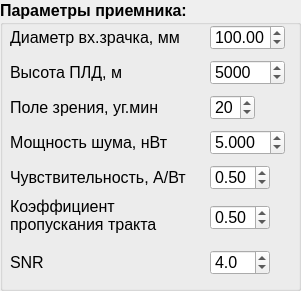
   <widget class="QGroupBox" name="groupBox_pld">
    <property name="geometry">
     <rect>
      <x>10</x>
      <y>210</y>
      <width>301</width>
      <height>291</height>
     </rect>
    </property>
    <property name="font">
     <font>
      <pointsize>12</pointsize>
      <weight>75</weight>
      <italic>false</italic>
      <bold>true</bold>
     </font>
    </property>
    <property name="title">
     <string>Параметры приемника:</string>
    </property>
    <widget class="QLabel" name="label_D_pld">
     <property name="geometry">
      <rect>
       <x>10</x>
       <y>25</y>
       <width>181</width>
       <height>25</height>
      </rect>
     </property>
     <property name="font">
      <font>
       <weight>50</weight>
       <bold>false</bold>
      </font>
     </property>
     <property name="text">
      <string>Диаметр вх.зрачка, мм</string>
     </property>
    </widget>
    <widget class="QDoubleSpinBox" name="doubleSpinBox">
     <property name="geometry">
      <rect>
       <x>210</x>
       <y>25</y>
       <width>75</width>
       <height>25</height>
      </rect>
     </property>
     <property name="font">
      <font>
       <weight>50</weight>
       <bold>false</bold>
      </font>
     </property>
     <property name="minimum">
      <double>0.010000000000000</double>
     </property>
     <property name="maximum">
      <double>999.990000000000009</double>
     </property>
     <property name="value">
      <double>100.000000000000000</double>
     </property>
    </widget>
    <widget class="QLabel" name="label_height_pld">
     <property name="geometry">
      <rect>
       <x>10</x>
       <y>60</y>
       <width>120</width>
       <height>25</height>
      </rect>
     </property>
     <property name="font">
      <font>
       <weight>50</weight>
       <bold>false</bold>
      </font>
     </property>
     <property name="text">
      <string>Высота ПЛД, м</string>
     </property>
    </widget>
    <widget class="QSpinBox" name="spinBox_height_pld">
     <property name="geometry">
      <rect>
       <x>210</x>
       <y>60</y>
       <width>75</width>
       <height>25</height>
      </rect>
     </property>
     <property name="sizePolicy">
      <sizepolicy hsizetype="Maximum" vsizetype="Fixed">
       <horstretch>0</horstretch>
       <verstretch>0</verstretch>
      </sizepolicy>
     </property>
     <property name="font">
      <font>
       <weight>50</weight>
       <bold>false</bold>
      </font>
     </property>
     <property name="layoutDirection">
      <enum>Qt::LeftToRight</enum>
     </property>
     <property name="autoFillBackground">
      <bool>false</bool>
     </property>
     <property name="alignment">
      <set>Qt::AlignLeading|Qt::AlignLeft|Qt::AlignVCenter</set>
     </property>
     <property name="buttonSymbols">
      <enum>QAbstractSpinBox::UpDownArrows</enum>
     </property>
     <property name="specialValueText">
      <string/>
     </property>
     <property name="maximum">
      <number>90000</number>
     </property>
     <property name="singleStep">
      <number>100</number>
     </property>
     <property name="value">
      <number>5000</number>
     </property>
     <property name="displayIntegerBase">
      <number>10</number>
     </property>
    </widget>
    <widget class="QLabel" name="label_fi_lpd">
     <property name="geometry">
      <rect>
       <x>10</x>
       <y>95</y>
       <width>171</width>
       <height>25</height>
      </rect>
     </property>
     <property name="sizePolicy">
      <sizepolicy hsizetype="Fixed" vsizetype="Fixed">
       <horstretch>0</horstretch>
       <verstretch>0</verstretch>
      </sizepolicy>
     </property>
     <property name="baseSize">
      <size>
       <width>0</width>
       <height>0</height>
      </size>
     </property>
     <property name="font">
      <font>
       <weight>50</weight>
       <bold>false</bold>
      </font>
     </property>
     <property name="text">
      <string>Поле зрения, уг.мин</string>
     </property>
     <property name="wordWrap">
      <bool>true</bool>
     </property>
    </widget>
    <widget class="QSpinBox" name="spinBox_fi_pld">
     <property name="geometry">
      <rect>
       <x>210</x>
       <y>95</y>
       <width>45</width>
       <height>25</height>
      </rect>
     </property>
     <property name="sizePolicy">
      <sizepolicy hsizetype="Maximum" vsizetype="Fixed">
       <horstretch>0</horstretch>
       <verstretch>0</verstretch>
      </sizepolicy>
     </property>
     <property name="font">
      <font>
       <weight>50</weight>
       <bold>false</bold>
      </font>
     </property>
     <property name="layoutDirection">
      <enum>Qt::LeftToRight</enum>
     </property>
     <property name="autoFillBackground">
      <bool>false</bool>
     </property>
     <property name="alignment">
      <set>Qt::AlignLeading|Qt::AlignLeft|Qt::AlignVCenter</set>
     </property>
     <property name="buttonSymbols">
      <enum>QAbstractSpinBox::UpDownArrows</enum>
     </property>
     <property name="specialValueText">
      <string/>
     </property>
     <property name="minimum">
      <number>1</number>
     </property>
     <property name="maximum">
      <number>90</number>
     </property>
     <property name="singleStep">
      <number>1</number>
     </property>
     <property name="value">
      <number>20</number>
     </property>
     <property name="displayIntegerBase">
      <number>10</number>
     </property>
    </widget>
    <widget class="QLabel" name="label_Pdark_pld">
     <property name="geometry">
      <rect>
       <x>10</x>
       <y>130</y>
       <width>171</width>
       <height>25</height>
      </rect>
     </property>
     <property name="sizePolicy">
      <sizepolicy hsizetype="Fixed" vsizetype="Fixed">
       <horstretch>0</horstretch>
       <verstretch>0</verstretch>
      </sizepolicy>
     </property>
     <property name="baseSize">
      <size>
       <width>0</width>
       <height>0</height>
      </size>
     </property>
     <property name="font">
      <font>
       <weight>50</weight>
       <bold>false</bold>
      </font>
     </property>
     <property name="text">
      <string>Мощность шума, нВт</string>
     </property>
     <property name="wordWrap">
      <bool>true</bool>
     </property>
    </widget>
    <widget class="QDoubleSpinBox" name="doubleSpinBox_Pdark_pld">
     <property name="geometry">
      <rect>
       <x>210</x>
       <y>130</y>
       <width>75</width>
       <height>25</height>
      </rect>
     </property>
     <property name="sizePolicy">
      <sizepolicy hsizetype="Fixed" vsizetype="Fixed">
       <horstretch>0</horstretch>
       <verstretch>0</verstretch>
      </sizepolicy>
     </property>
     <property name="font">
      <font>
       <weight>50</weight>
       <bold>false</bold>
      </font>
     </property>
     <property name="decimals">
      <number>3</number>
     </property>
     <property name="minimum">
      <double>0.001000000000000</double>
     </property>
     <property name="maximum">
      <double>10000.000000000000000</double>
     </property>
     <property name="singleStep">
      <double>1.000000000000000</double>
     </property>
     <property name="value">
      <double>5.000000000000000</double>
     </property>
    </widget>
    <widget class="QLabel" name="label_S_pld">
     <property name="geometry">
      <rect>
       <x>10</x>
       <y>165</y>
       <width>181</width>
       <height>25</height>
      </rect>
     </property>
     <property name="sizePolicy">
      <sizepolicy hsizetype="Fixed" vsizetype="Fixed">
       <horstretch>0</horstretch>
       <verstretch>0</verstretch>
      </sizepolicy>
     </property>
     <property name="baseSize">
      <size>
       <width>0</width>
       <height>0</height>
      </size>
     </property>
     <property name="font">
      <font>
       <weight>50</weight>
       <bold>false</bold>
      </font>
     </property>
     <property name="text">
      <string>Чувствительность, А/Вт</string>
     </property>
     <property name="wordWrap">
      <bool>true</bool>
     </property>
    </widget>
    <widget class="QDoubleSpinBox" name="doubleSpinBox_S_pld">
     <property name="geometry">
      <rect>
       <x>210</x>
       <y>165</y>
       <width>60</width>
       <height>25</height>
      </rect>
     </property>
     <property name="sizePolicy">
      <sizepolicy hsizetype="Fixed" vsizetype="Fixed">
       <horstretch>0</horstretch>
       <verstretch>0</verstretch>
      </sizepolicy>
     </property>
     <property name="font">
      <font>
       <weight>50</weight>
       <bold>false</bold>
      </font>
     </property>
     <property name="decimals">
      <number>2</number>
     </property>
     <property name="minimum">
      <double>0.010000000000000</double>
     </property>
     <property name="maximum">
      <double>1.000000000000000</double>
     </property>
     <property name="singleStep">
      <double>0.100000000000000</double>
     </property>
     <property name="value">
      <double>0.500000000000000</double>
     </property>
    </widget>
    <widget class="QLabel" name="label_tau_pld">
     <property name="geometry">
      <rect>
       <x>10</x>
       <y>195</y>
       <width>181</width>
       <height>41</height>
      </rect>
     </property>
     <property name="sizePolicy">
      <sizepolicy hsizetype="Fixed" vsizetype="Fixed">
       <horstretch>0</horstretch>
       <verstretch>0</verstretch>
      </sizepolicy>
     </property>
     <property name="baseSize">
      <size>
       <width>0</width>
       <height>0</height>
      </size>
     </property>
     <property name="font">
      <font>
       <weight>50</weight>
       <bold>false</bold>
      </font>
     </property>
     <property name="text">
      <string>Коэффициент пропускания тракта</string>
     </property>
     <property name="wordWrap">
      <bool>true</bool>
     </property>
    </widget>
    <widget class="QDoubleSpinBox" name="doubleSpinBox_tau_pld">
     <property name="geometry">
      <rect>
       <x>210</x>
       <y>205</y>
       <width>60</width>
       <height>25</height>
      </rect>
     </property>
     <property name="sizePolicy">
      <sizepolicy hsizetype="Fixed" vsizetype="Fixed">
       <horstretch>0</horstretch>
       <verstretch>0</verstretch>
      </sizepolicy>
     </property>
     <property name="font">
      <font>
       <weight>50</weight>
       <bold>false</bold>
      </font>
     </property>
     <property name="decimals">
      <number>2</number>
     </property>
     <property name="minimum">
      <double>0.010000000000000</double>
     </property>
     <property name="maximum">
      <double>1.000000000000000</double>
     </property>
     <property name="singleStep">
      <double>0.100000000000000</double>
     </property>
     <property name="value">
      <double>0.500000000000000</double>
     </property>
    </widget>
    <widget class="QLabel" name="label_SNR">
     <property name="geometry">
      <rect>
       <x>10</x>
       <y>250</y>
       <width>51</width>
       <height>25</height>
      </rect>
     </property>
     <property name="font">
      <font>
       <weight>50</weight>
       <bold>false</bold>
      </font>
     </property>
     <property name="text">
      <string>SNR</string>
     </property>
    </widget>
    <widget class="QDoubleSpinBox" name="doubleSpinBox_SNR">
     <property name="geometry">
      <rect>
       <x>210</x>
       <y>250</y>
       <width>60</width>
       <height>25</height>
      </rect>
     </property>
     <property name="sizePolicy">
      <sizepolicy hsizetype="Fixed" vsizetype="Fixed">
       <horstretch>0</horstretch>
       <verstretch>0</verstretch>
      </sizepolicy>
     </property>
     <property name="font">
      <font>
       <weight>50</weight>
       <bold>false</bold>
      </font>
     </property>
     <property name="decimals">
      <number>1</number>
     </property>
     <property name="minimum">
      <double>0.100000000000000</double>
     </property>
     <property name="maximum">
      <double>100.000000000000000</double>
     </property>
     <property name="singleStep">
      <double>1.000000000000000</double>
     </property>
     <property name="value">
      <double>4.000000000000000</double>
     </property>
    </widget>
   </widget>
